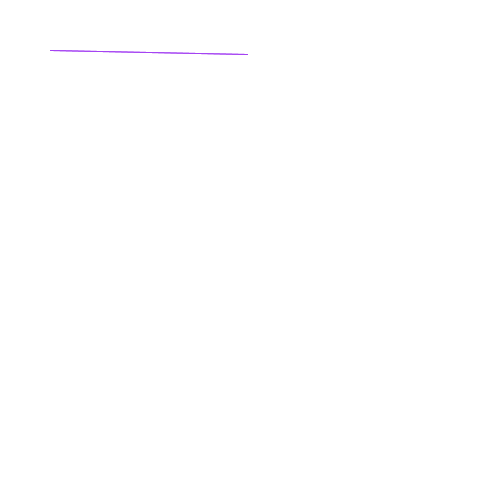
Frame 1 (no input)
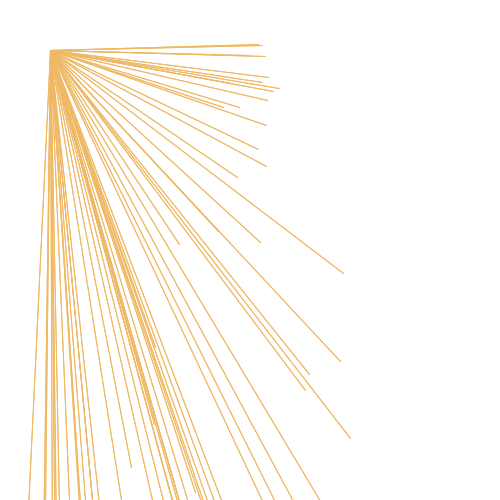
Frame 60 (the mouse pressed at the canvas centre just before this capture)
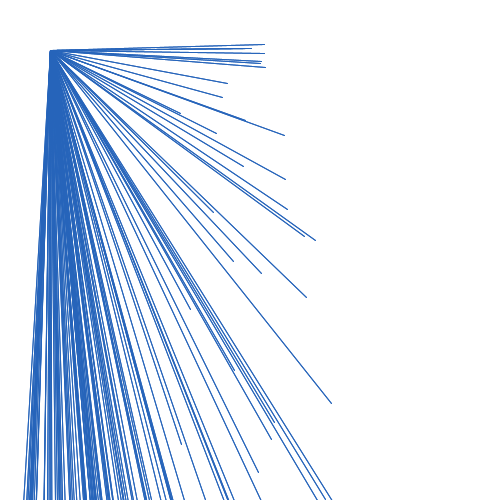
Frame 120 (the mouse held since frame 60 and released just before this capture)

The Processing sketch that drew these frames (run headless with seeded random() and noise(); from frame 60 on, the mouse is pressed at the canvas centre):

// Processing sketch: hmwk9
// ── hmwk9.pde
ArrayList<Line> lines;

void setup() {
  size (500, 500);
  
  //Initialiaze an instant of array list lines
  lines = new ArrayList<Line>();
}

void draw () {
  background(255);
  strokeWeight(1);
  stroke(random(255), random(255), random(255));
  
  //add object from the Particle class into array list
  lines.add(new Line(new PVector (width/2, 50)));
  
  for(int i = 0; i < lines.size(); i++) {
    lines.get(i).run();
    lines.get(i).display();
  }
}

// ── Line.pde
class Line {
  //Data
  PVector location;
  PVector velocity;
  PVector acceleration;
  
  //Constructor
  Line (PVector location_) {
    acceleration = new PVector(0, 1.05);
    velocity = new PVector (random(-5,5), random (-5,5));
    
    location = location_.get();
    
  }
  
  void run() {
    update();
    display();
  }
  
  void update () {
    velocity.add(acceleration);
    location.add(velocity);
  }
  
  void display () {
    
    line(location.x, location.y, 50, 50);
  }
  
}
